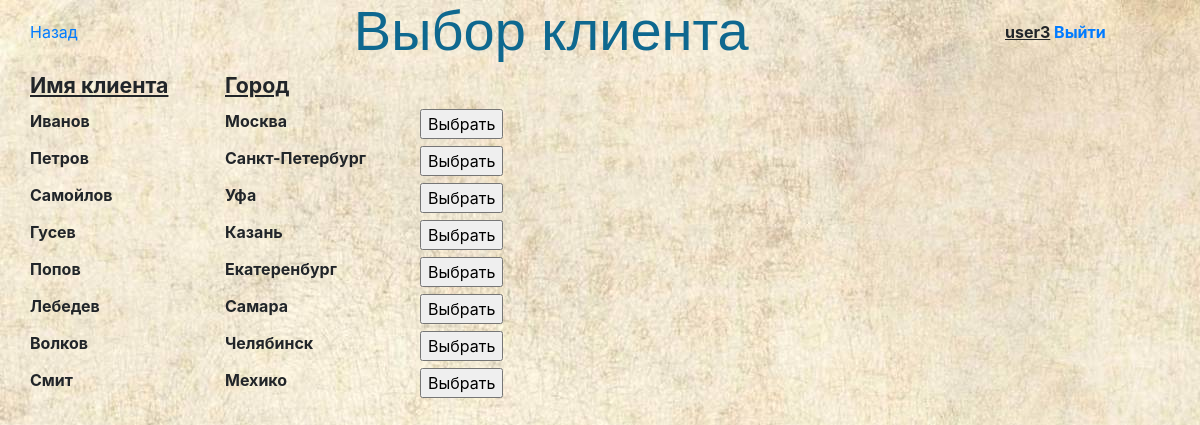
Page /main_menu/invcreate/index.php (signed in) on the committed database.
### tables this page shows
CREATE TABLE `client` (
  `cl_id` int(11) NOT NULL,
  `name` varchar(20) NOT NULL,
  `city` varchar(20) NOT NULL,
  `contract_date` date DEFAULT NULL,
  `is_active` tinyint(4) NOT NULL DEFAULT '1'
);

### main_menu/invcreate/selectcl.php (called while the page is built)
<?php
		$result=$pdo->prepare("SELECT cl_id, name, city FROM `client` WHERE is_active=1");
		$result->execute();
?>

### main_menu/invcreate/client.php (the view, shortened to what this page needs)
<!DOCTYPE html>
<html>
<head>
	<link href="/static/bootstrap/dist/css/bootstrap.min.css" rel="stylesheet">
	<link href="/static/style.css" rel="stylesheet">
</head>
<body>
	<div class="row">
	<div class="col-1 back_but"><a href='../'>Назад</a></div>
	<h1 class="col-9 title">Выбор клиента</h1>
	<div class="col-2 username">
	<?php
	echo "<b><u>".$_SESSION['u_name']."</u> ";
	echo "<a href='/?exit'>Выйти</a>";
	?>
	</div>
	</div>
	<?php
	$row=$result->fetch();
	if($row){
		echo "<div class='row tab_header'>";
		echo "<div class='col-2'>Имя клиента</div> <div class='col-2'>Город</div>";
		echo "</div>";
		do {
			echo "<form action=' ' method='GET'>";
			echo "<div class='row res_row item-no-active'>";
			echo "<div class='col-2'>".$row['name']."</div>";
			echo "<div class='col-2'>".$row['city']."</div>";
			echo "<div class='col-1'><input type='submit' value='Выбрать'></div>";
			echo "</div>";
			echo "</form>";
		} while ($row = $result->fetch());
	}
	?>
</body>
</html>

### static/style.css (style rules this page uses)
body { background-image: url(/static/fon.jpg); margin-left: 30px; margin-right: 30px; margin-bottom: 50px; }
.username { margin-top: 20px; }
.back_but { margin-top: 20px; }
.tab_header { font-size: 16pt; text-decoration: underline; }
.res_row { margin-top: 7px; }
.title { text-align-last: center; font-size: 42pt; color: #0e688f; font-family: Arial; }

### rows in the picture
client: name "Иванов", city "Москва"
client: name "Петров", city "Санкт-Петербург"
client: name "Самойлов", city "Уфа"
client: name "Гусев", city "Казань"
client: name "Попов", city "Екатеренбург"
client: name "Лебедев", city "Самара"
client: name "Волков", city "Челябинск"
client: name "Смит", city "Мехико"

### other values in the picture
$_SESSION['u_name'] "user3"
